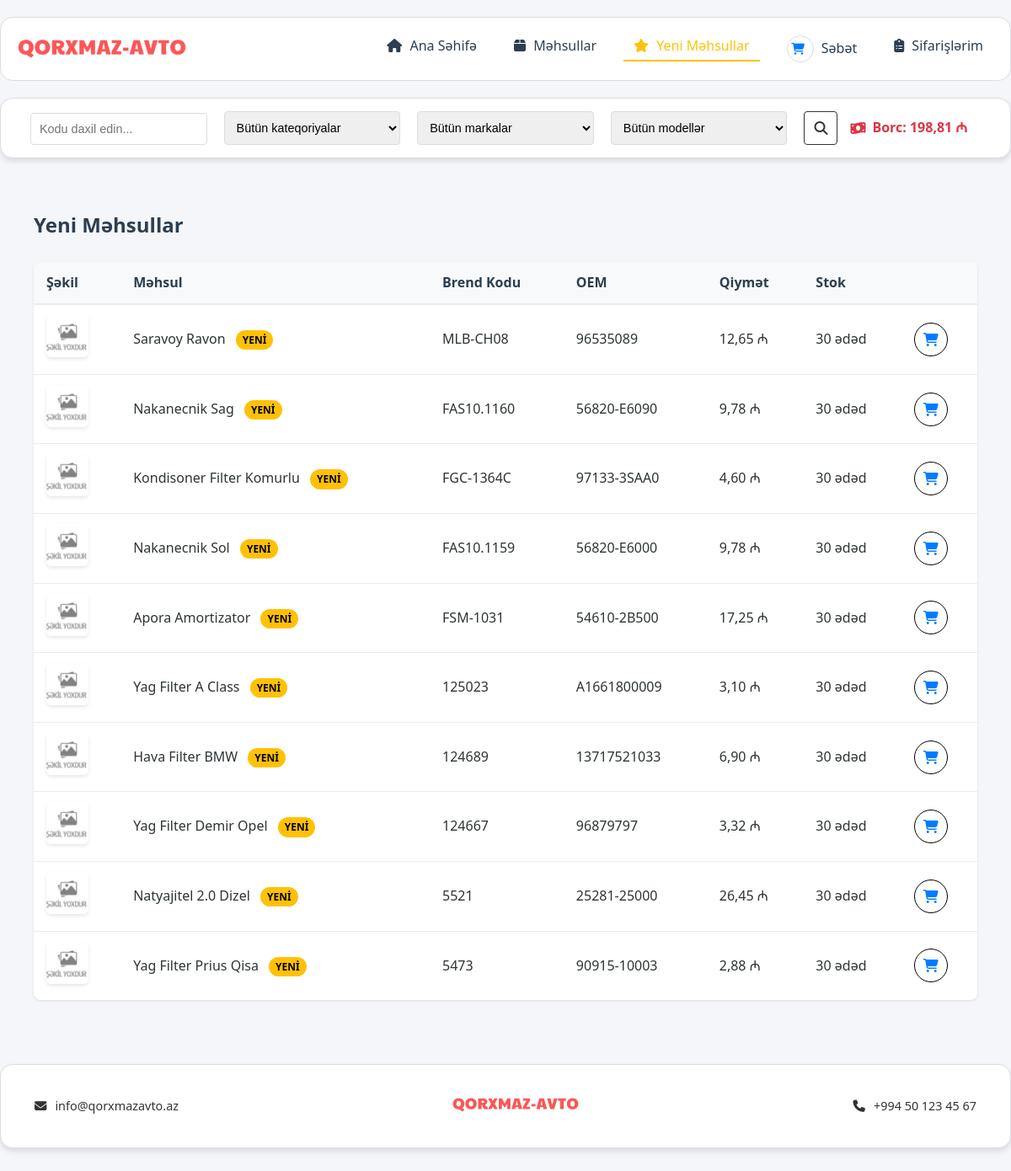
The app's page /new-products/ (signed in) with its own data.
### home/models.py (models this page shows, shortened)
class Mehsul(models.Model):
    adi = models.CharField(max_length=100)
    kateqoriya = models.ForeignKey(Kateqoriya,on_delete=models.CASCADE, null=True, blank=True)
    firma = models.ForeignKey(Firma,on_delete=models.CASCADE)
    avtomobil = models.ForeignKey(Avtomobil,on_delete=models.CASCADE)
    brend_kod = models.CharField(max_length=100)
    oem = models.CharField(max_length=100)
    olcu = models.CharField(max_length=50,null=True,blank=True)
    vitrin = models.CharField(max_length=100,null=True,blank=True)
    maya_qiymet = models.DecimalField(max_digits=10, decimal_places=2)
    qiymet = models.DecimalField(max_digits=10, decimal_places=2)
    stok = models.IntegerField()
    kodlar = models.TextField(null=True,blank=True)
    melumat = models.TextField(null=True, blank=True)
    sekil = models.ImageField(upload_to='mehsul_sekilleri', default='mehsul_sekilleri/no_image.jpg',null=True, blank=True)
    yenidir = models.BooleanField(default=False)
    class Meta:
        verbose_name = 'Məhsul'
        verbose_name_plural = 'Məhsullar'

### home/views.py (the view)
# urls.py: path('new-products/', views.new_products_view, name='new_products'),
@login_required
def new_products_view(request):
    mehsullar = Mehsul.objects.filter(yenidir=True).order_by('-id')  # Ən son əlavə edilən yeni məhsullardan başla
    kateqoriyalar = Kateqoriya.objects.all()
    firmalar = Firma.objects.all()
    avtomobiller = Avtomobil.objects.all()
    return render(request, 'new_products.html', {
        'mehsullar': mehsullar,
        'kateqoriyalar': kateqoriyalar,
        'firmalar': firmalar,
        'avtomobiller': avtomobiller,
    })

### home/models.py (called while the page is built)
    @property
    def qaliq_borc(self):
        return self.umumi_mebleg - self.odenilen_mebleg

    @classmethod
    def get_order_statistics(cls, user):
        sifarisler = cls.objects.filter(istifadeci=user)
        return {
            'umumi_sifaris_sayi': sifarisler.count(),
            'umumi_mebleg': sum(sifaris.umumi_mebleg for sifaris in sifarisler),
            'umumi_odenilen': sum(sifaris.odenilen_mebleg for sifaris in sifarisler),
            'umumi_borc': sum(sifaris.qaliq_borc for sifaris in sifarisler)
        }

### templates/new_products.html (shortened to what this page needs)
{% extends 'base.html' %}
{% load static %}
{% block content %}
<div class="container">
    <h2>Yeni Məhsullar</h2>
    <div class="table-container">
        <table class="table">
            <thead>
                <tr>
                    <th>Şəkil</th>
                    <th>Məhsul</th>
                    <th>Brend Kodu</th>
                    <th>OEM</th>
                    <th>Qiymət</th>
                    <th>Stok</th>
                    <th></th>
                </tr>
            </thead>
            <tbody>
                {% for mehsul in mehsullar %}
                <tr>
                    <td><img src="{{ mehsul.sekil.url }}" alt="{{ mehsul.adi }}" class="product-image"></td>
                    <td>
                        {{ mehsul.adi }}
                        <span class="new-badge">Yeni</span>
                    </td>
                    <td>{{ mehsul.brend_kod }}</td>
                    <td>{{ mehsul.oem }}</td>
                    <td>{{ mehsul.qiymet }} ₼</td>
                    <td>{{ mehsul.stok }} ədəd</td>
                    <td>
                        <button type="button"
                                class="cart-add-btn"
                                onclick="openQuantityModal({{ mehsul.id }}, {{ mehsul.stok }})">
                            <i class="fas fa-shopping-cart"></i>
                        </button>
                    </td>
                </tr>
                {% endfor %}
            </tbody>
        </table>
    </div>
</div>
{% endblock %}

### static/css/base.css (style rules this page uses)
:root { --primary-color: #2c3e50; --secondary-color: #3498db; --accent-color: #e74c3c; --text-color: #333; --light-gray: #f5f6fa; --border-color: #dcdde1; --container-width: 1200px; }
* { margin: 0; padding: 0; box-sizing: border-box; }
body { font-family: 'Segoe UI', Tahoma, Geneva, Verdana, sans-serif; line-height: 1.6; color: var(--text-color); background-color: var(--light-gray); }
.container { max-width: 1200px; margin: 0 auto; padding: 0 20px; }
.table-container { background: #fff; border-radius: 8px; box-shadow: 0 1px 3px rgba(0, 0, 0, 0.1); margin: 1rem 0; overflow: hidden; }
.table { width: 100%; border-collapse: separate; border-spacing: 0; margin: 0; }
.table thead th { background: #f8f9fa; color: #2c3e50; font-weight: 600; padding: 12px 15px; text-align: left; border-bottom: 2px solid #e9ecef; white-space: nowrap; }
.table tbody tr { transition: all 0.2s ease; }
.table td { padding: 12px 15px; border-bottom: 1px solid #e9ecef; color: #2d3436; vertical-align: middle; }
.table tbody tr:last-child td { border-bottom: none; }
.table .product-image { width: 50px; height: 50px; border-radius: 6px; object-fit: cover; box-shadow: 0 2px 4px rgba(0, 0, 0, 0.1); }
.product-image { width: 60px; height: 60px; object-fit: cover; border-radius: 4px; cursor: pointer; transition: box-shadow 0.3s ease; }
.container > h2 { color: #2c3e50; font-size: 1.5rem; margin-bottom: 1.5rem; font-weight: 600; }
.cart-add-btn { border: 1px solid #000; border-radius: 50%; width: 40px; height: 40px; background-color: white; cursor: pointer; display: flex; align-items: center; justify-content: center; transition: all 0.3s ease; }
.cart-add-btn i { color: #007bff; font-size: 16px; }
.product-image { width: 100%; height: 200px; overflow: hidden; position: relative; }
.new-badge { display: inline-block; background-color: #ffc107; color: #000; padding: 2px 8px; border-radius: 12px; font-size: 12px; font-weight: bold; margin-left: 8px; text-transform: uppercase; animation: pulse 2s infinite; }

### records on screen
Mehsul: sekil (placeholder picture), adi "Saravoy Ravon", brend_kod "MLB-CH08", oem "96535089", qiymet "12,65", stok "30"
Mehsul: sekil (placeholder picture), adi "Nakanecnik Sag", brend_kod "FAS10.1160", oem "56820-E6090", qiymet "9,78", stok "30"
Mehsul: sekil (placeholder picture), adi "Kondisoner Filter Komurlu", brend_kod "FGC-1364C", oem "97133-3SAA0", qiymet "4,60", stok "30"
Mehsul: sekil (placeholder picture), adi "Nakanecnik Sol", brend_kod "FAS10.1159", oem "56820-E6000", qiymet "9,78", stok "30"
Mehsul: sekil (placeholder picture), adi "Apora Amortizator", brend_kod "FSM-1031", oem "54610-2B500", qiymet "17,25", stok "30"
Mehsul: sekil (placeholder picture), adi "Yag Filter A Class", brend_kod "125023", oem "A1661800009", qiymet "3,10", stok "30"
Mehsul: sekil (placeholder picture), adi "Hava Filter BMW", brend_kod "124689", oem "13717521033", qiymet "6,90", stok "30"
Mehsul: sekil (placeholder picture), adi "Yag Filter Demir Opel", brend_kod "124667", oem "96879797", qiymet "3,32", stok "30"
Mehsul: sekil (placeholder picture), adi "Natyajitel 2.0 Dizel", brend_kod "5521", oem "25281-25000", qiymet "26,45", stok "30"
Mehsul: sekil (placeholder picture), adi "Yag Filter Prius Qisa", brend_kod "5473", oem "90915-10003", qiymet "2,88", stok "30"

### other values on screen
{{ request.statistics.umumi_borc }} "198,81"
